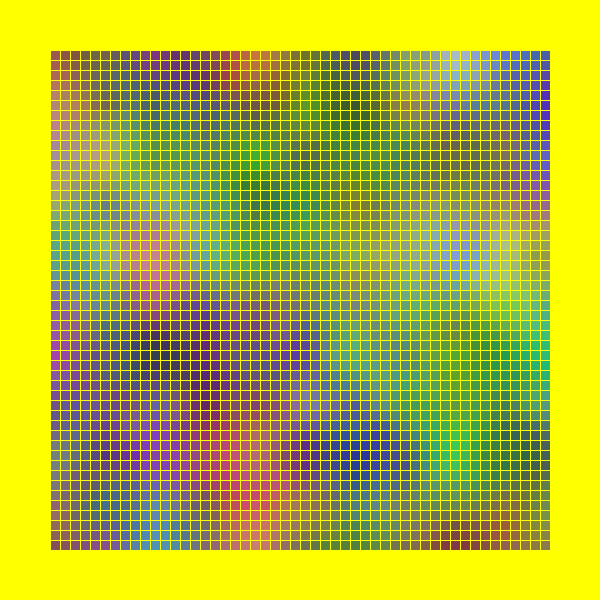
Frame 1 (no input)
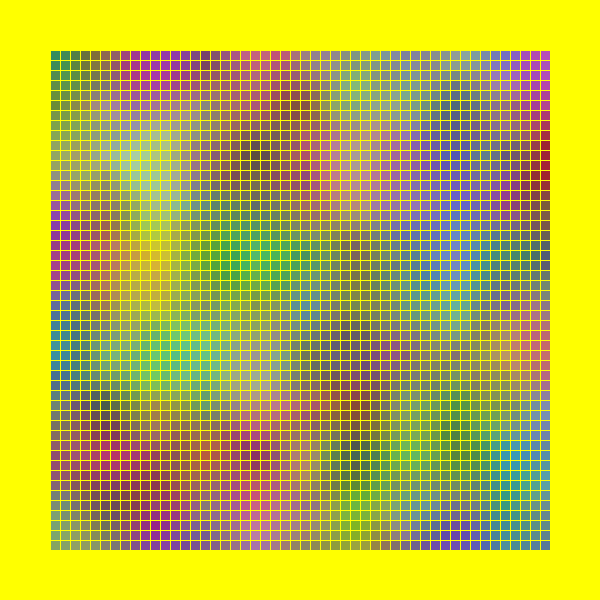
Frame 60 (the mouse pressed at the canvas centre just before this capture)
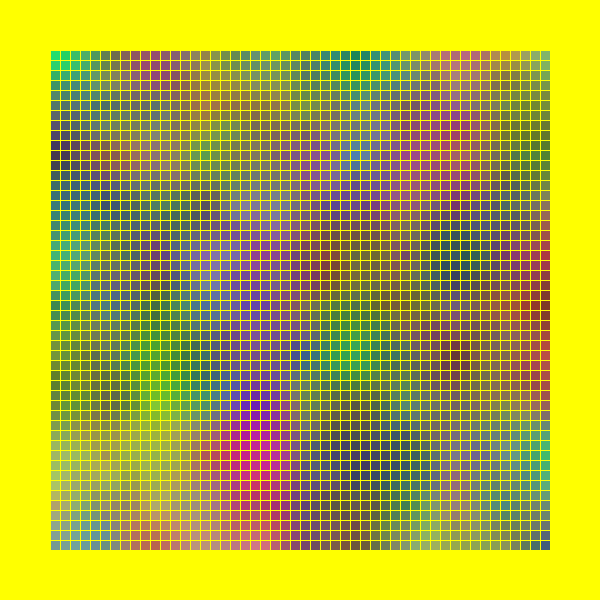
Frame 120 (the mouse held since frame 60 and released just before this capture)

The Processing sketch that drew these frames (run headless with seeded random() and noise(); from frame 60 on, the mouse is pressed at the canvas centre):

// Processing sketch: VandM_7_VisualMatrix_Color3DNoise
// ── VandM_7_VisualMatrix_Color3DNoise.pde
float[][] R,G,B;

void setup() {
  size(600, 600);
  background(255, 255, 0);
  R = new float[50][50];
  G = new float[50][50];
  B = new float[50][50];
}

void draw() {
  int side = 10;
  for (int i=0; i<50; i++) {
    for (int j=0; j<50; j++) {
      R[i][j] = noise(i*0.1,j*0.1,frameCount*0.05)*255;
      G[i][j] = noise(100+i*0.1,100+j*0.1,frameCount*0.05)*255;
      B[i][j] = noise(200+i*0.1,200+j*0.1,frameCount*0.05)*255;
      stroke(255, 255, 0);
      fill(R[i][j],G[i][j],B[i][j]);
      rect(50+i*side, 50+j*side, side, side);
    }
  }
}
